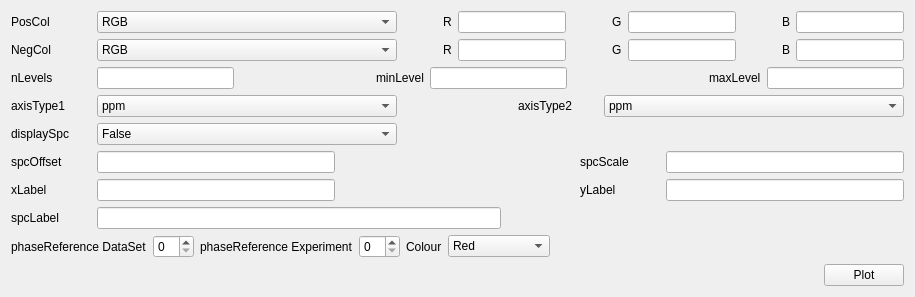
      <widget class="QWidget" name="dispParTab">
       <attribute name="title">
        <string>Display Parameters</string>
       </attribute>
       <layout class="QVBoxLayout" name="verticalLayout_4">
        <item>
         <layout class="QHBoxLayout" name="horizontalLayout_13">
          <item>
           <widget class="QLabel" name="label_36">
            <property name="minimumSize">
             <size>
              <width>80</width>
              <height>0</height>
             </size>
            </property>
            <property name="text">
             <string>PosCol</string>
            </property>
           </widget>
          </item>
          <item>
           <widget class="QComboBox" name="posCol">
            <property name="minimumSize">
             <size>
              <width>300</width>
              <height>0</height>
             </size>
            </property>
            <item>
             <property name="text">
              <string>RGB</string>
             </property>
            </item>
            <item>
             <property name="text">
              <string>Red</string>
             </property>
            </item>
            <item>
             <property name="text">
              <string>Green</string>
             </property>
            </item>
            <item>
             <property name="text">
              <string>Blue</string>
             </property>
            </item>
            <item>
             <property name="text">
              <string>Black</string>
             </property>
            </item>
            <item>
             <property name="text">
              <string>Cyan</string>
             </property>
            </item>
            <item>
             <property name="text">
              <string>Magenta</string>
             </property>
            </item>
            <item>
             <property name="text">
              <string>Yellow</string>
             </property>
            </item>
            <item>
             <property name="text">
              <string>Gray</string>
             </property>
            </item>
            <item>
             <property name="text">
              <string>darkRed</string>
             </property>
            </item>
            <item>
             <property name="text">
              <string>darkGreen</string>
             </property>
            </item>
            <item>
             <property name="text">
              <string>darkBlue</string>
             </property>
            </item>
            <item>
             <property name="text">
              <string>darkCyan</string>
             </property>
            </item>
            <item>
             <property name="text">
              <string>darkMagenta</string>
             </property>
            </item>
           </widget>
          </item>
          <item>
           <spacer name="horizontalSpacer_22">
            <property name="orientation">
             <enum>Qt::Horizontal</enum>
            </property>
            <property name="sizeHint" stdset="0">
             <size>
              <width>40</width>
              <height>20</height>
             </size>
            </property>
           </spacer>
          </item>
          <item>
           <widget class="QLabel" name="label_35">
            <property name="text">
             <string>R</string>
            </property>
           </widget>
          </item>
          <item>
           <widget class="QLineEdit" name="posColR">
            <property name="alignment">
             <set>Qt::AlignCenter</set>
            </property>
           </widget>
          </item>
          <item>
           <spacer name="horizontalSpacer_20">
            <property name="orientation">
             <enum>Qt::Horizontal</enum>
            </property>
            <property name="sizeHint" stdset="0">
             <size>
              <width>40</width>
              <height>20</height>
             </size>
            </property>
           </spacer>
          </item>
          <item>
           <widget class="QLabel" name="label_33">
            <property name="text">
             <string>G</string>
            </property>
           </widget>
          </item>
          <item>
           <widget class="QLineEdit" name="posColG">
            <property name="alignment">
             <set>Qt::AlignCenter</set>
            </property>
           </widget>
          </item>
          <item>
           <spacer name="horizontalSpacer_18">
            <property name="orientation">
             <enum>Qt::Horizontal</enum>
            </property>
            <property name="sizeHint" stdset="0">
             <size>
              <width>40</width>
              <height>20</height>
             </size>
            </property>
           </spacer>
          </item>
          <item>
           <widget class="QLabel" name="label_31">
            <property name="text">
             <string>B</string>
            </property>
           </widget>
          </item>
          <item>
           <widget class="QLineEdit" name="posColB">
            <property name="alignment">
             <set>Qt::AlignCenter</set>
            </property>
           </widget>
          </item>
         </layout>
        </item>
        <item>
         <layout class="QHBoxLayout" name="horizontalLayout_15">
          <item>
           <widget class="QLabel" name="label_37">
            <property name="minimumSize">
             <size>
              <width>80</width>
              <height>0</height>
             </size>
            </property>
            <property name="text">
             <string>NegCol</string>
            </property>
           </widget>
          </item>
          <item>
           <widget class="QComboBox" name="negCol">
            <property name="minimumSize">
             <size>
              <width>300</width>
              <height>0</height>
             </size>
            </property>
            <item>
             <property name="text">
              <string>RGB</string>
             </property>
            </item>
            <item>
             <property name="text">
              <string>Red</string>
             </property>
            </item>
            <item>
             <property name="text">
              <string>Green</string>
             </property>
            </item>
            <item>
             <property name="text">
              <string>Blue</string>
             </property>
            </item>
            <item>
             <property name="text">
              <string>Black</string>
             </property>
            </item>
            <item>
             <property name="text">
              <string>Cyan</string>
             </property>
            </item>
            <item>
             <property name="text">
              <string>Magenta</string>
             </property>
            </item>
            <item>
             <property name="text">
              <string>Yellow</string>
             </property>
            </item>
            <item>
             <property name="text">
              <string>Gray</string>
             </property>
            </item>
            <item>
             <property name="text">
              <string>darkRed</string>
             </property>
            </item>
            <item>
             <property name="text">
              <string>darkGreen</string>
             </property>
            </item>
            <item>
             <property name="text">
              <string>darkBlue</string>
             </property>
            </item>
            <item>
             <property name="text">
              <string>darkCyan</string>
             </property>
            </item>
            <item>
             <property name="text">
              <string>darkMagenta</string>
             </property>
            </item>
           </widget>
          </item>
          <item>
           <spacer name="horizontalSpacer_23">
            <property name="orientation">
             <enum>Qt::Horizontal</enum>
            </property>
            <property name="sizeHint" stdset="0">
             <size>
              <width>40</width>
              <height>20</height>
             </size>
            </property>
           </spacer>
          </item>
          <item>
           <widget class="QLabel" name="label_34">
            <property name="text">
             <string>R</string>
            </property>
           </widget>
          </item>
          <item>
           <widget class="QLineEdit" name="negColR">
            <property name="alignment">
             <set>Qt::AlignCenter</set>
            </property>
           </widget>
          </item>
          <item>
           <spacer name="horizontalSpacer_21">
            <property name="orientation">
             <enum>Qt::Horizontal</enum>
            </property>
            <property name="sizeHint" stdset="0">
             <size>
              <width>40</width>
              <height>20</height>
             </size>
            </property>
           </spacer>
          </item>
          <item>
           <widget class="QLabel" name="label_32">
            <property name="text">
             <string>G</string>
            </property>
           </widget>
          </item>
          <item>
           <widget class="QLineEdit" name="negColG">
            <property name="alignment">
             <set>Qt::AlignCenter</set>
            </property>
           </widget>
          </item>
          <item>
           <spacer name="horizontalSpacer_19">
            <property name="orientation">
             <enum>Qt::Horizontal</enum>
            </property>
            <property name="sizeHint" stdset="0">
             <size>
              <width>40</width>
              <height>20</height>
             </size>
            </property>
           </spacer>
          </item>
          <item>
           <widget class="QLabel" name="label_30">
            <property name="text">
             <string>B</string>
            </property>
           </widget>
          </item>
          <item>
           <widget class="QLineEdit" name="negColB">
            <property name="alignment">
             <set>Qt::AlignCenter</set>
            </property>
           </widget>
          </item>
         </layout>
        </item>
        <item>
         <layout class="QHBoxLayout" name="horizontalLayout_16">
          <item>
           <widget class="QLabel" name="label_29">
            <property name="minimumSize">
             <size>
              <width>80</width>
              <height>0</height>
             </size>
            </property>
            <property name="text">
             <string>nLevels</string>
            </property>
           </widget>
          </item>
          <item>
           <widget class="QLineEdit" name="nLevels">
            <property name="alignment">
             <set>Qt::AlignCenter</set>
            </property>
           </widget>
          </item>
          <item>
           <spacer name="horizontalSpacer_17">
            <property name="orientation">
             <enum>Qt::Horizontal</enum>
            </property>
            <property name="sizeHint" stdset="0">
             <size>
              <width>40</width>
              <height>20</height>
             </size>
            </property>
           </spacer>
          </item>
          <item>
           <widget class="QLabel" name="label_28">
            <property name="text">
             <string>minLevel</string>
            </property>
           </widget>
          </item>
          <item>
           <widget class="QLineEdit" name="minLevel">
            <property name="alignment">
             <set>Qt::AlignCenter</set>
            </property>
           </widget>
          </item>
          <item>
           <spacer name="horizontalSpacer_16">
            <property name="orientation">
             <enum>Qt::Horizontal</enum>
            </property>
            <property name="sizeHint" stdset="0">
             <size>
              <width>40</width>
              <height>20</height>
             </size>
            </property>
           </spacer>
          </item>
          <item>
           <widget class="QLabel" name="label_27">
            <property name="text">
             <string>maxLevel</string>
            </property>
           </widget>
          </item>
          <item>
           <widget class="QLineEdit" name="maxLevel">
            <property name="alignment">
             <set>Qt::AlignCenter</set>
            </property>
           </widget>
          </item>
         </layout>
        </item>
        <item>
         <layout class="QHBoxLayout" name="horizontalLayout_17">
          <item>
           <widget class="QLabel" name="label_26">
            <property name="minimumSize">
             <size>
              <width>80</width>
              <height>0</height>
             </size>
            </property>
            <property name="text">
             <string>axisType1</string>
            </property>
           </widget>
          </item>
          <item>
           <widget class="QComboBox" name="axisType1">
            <property name="minimumSize">
             <size>
              <width>300</width>
              <height>0</height>
             </size>
            </property>
            <item>
             <property name="text">
              <string>ppm</string>
             </property>
            </item>
            <item>
             <property name="text">
              <string>Hz</string>
             </property>
            </item>
           </widget>
          </item>
          <item>
           <spacer name="horizontalSpacer_15">
            <property name="orientation">
             <enum>Qt::Horizontal</enum>
            </property>
            <property name="sizeHint" stdset="0">
             <size>
              <width>40</width>
              <height>20</height>
             </size>
            </property>
           </spacer>
          </item>
          <item>
           <widget class="QLabel" name="label_25">
            <property name="minimumSize">
             <size>
              <width>80</width>
              <height>0</height>
             </size>
            </property>
            <property name="text">
             <string>axisType2</string>
            </property>
           </widget>
          </item>
          <item>
           <widget class="QComboBox" name="axisType2">
            <property name="minimumSize">
             <size>
              <width>300</width>
              <height>0</height>
             </size>
            </property>
            <item>
             <property name="text">
              <string>ppm</string>
             </property>
            </item>
            <item>
             <property name="text">
              <string>Hz</string>
             </property>
            </item>
           </widget>
          </item>
         </layout>
        </item>
        <item>
         <layout class="QHBoxLayout" name="horizontalLayout_18">
          <item>
           <widget class="QLabel" name="label_24">
            <property name="minimumSize">
             <size>
              <width>80</width>
              <height>0</height>
             </size>
            </property>
            <property name="text">
             <string>displaySpc</string>
            </property>
           </widget>
          </item>
          <item>
           <widget class="QComboBox" name="displaySpc">
            <property name="minimumSize">
             <size>
              <width>300</width>
              <height>0</height>
             </size>
            </property>
            <item>
             <property name="text">
              <string>False</string>
             </property>
            </item>
            <item>
             <property name="text">
              <string>True</string>
             </property>
            </item>
           </widget>
          </item>
          <item>
           <spacer name="horizontalSpacer_9">
            <property name="orientation">
             <enum>Qt::Horizontal</enum>
            </property>
            <property name="sizeHint" stdset="0">
             <size>
              <width>40</width>
              <height>20</height>
             </size>
            </property>
           </spacer>
          </item>
         </layout>
        </item>
        <item>
         <layout class="QHBoxLayout" name="horizontalLayout_19">
          <item>
           <widget class="QLabel" name="label_23">
            <property name="minimumSize">
             <size>
              <width>80</width>
              <height>0</height>
             </size>
            </property>
            <property name="text">
             <string>spcOffset</string>
            </property>
           </widget>
          </item>
          <item>
           <widget class="QLineEdit" name="spcOffset">
            <property name="minimumSize">
             <size>
              <width>200</width>
              <height>0</height>
             </size>
            </property>
            <property name="alignment">
             <set>Qt::AlignCenter</set>
            </property>
           </widget>
          </item>
          <item>
           <spacer name="horizontalSpacer_14">
            <property name="orientation">
             <enum>Qt::Horizontal</enum>
            </property>
            <property name="sizeHint" stdset="0">
             <size>
              <width>40</width>
              <height>20</height>
             </size>
            </property>
           </spacer>
          </item>
          <item>
           <widget class="QLabel" name="label_22">
            <property name="minimumSize">
             <size>
              <width>80</width>
              <height>0</height>
             </size>
            </property>
            <property name="text">
             <string>spcScale</string>
            </property>
           </widget>
          </item>
          <item>
           <widget class="QLineEdit" name="spcScale">
            <property name="minimumSize">
             <size>
              <width>200</width>
              <height>0</height>
             </size>
            </property>
            <property name="alignment">
             <set>Qt::AlignCenter</set>
            </property>
           </widget>
          </item>
         </layout>
        </item>
        <item>
         <layout class="QHBoxLayout" name="horizontalLayout_20">
          <item>
           <widget class="QLabel" name="label_21">
            <property name="minimumSize">
             <size>
              <width>80</width>
              <height>0</height>
             </size>
            </property>
            <property name="text">
             <string>xLabel</string>
            </property>
           </widget>
          </item>
          <item>
           <widget class="QLineEdit" name="xLabel">
            <property name="minimumSize">
             <size>
              <width>200</width>
              <height>0</height>
             </size>
            </property>
            <property name="alignment">
             <set>Qt::AlignCenter</set>
            </property>
           </widget>
          </item>
          <item>
           <spacer name="horizontalSpacer_13">
            <property name="orientation">
             <enum>Qt::Horizontal</enum>
            </property>
            <property name="sizeHint" stdset="0">
             <size>
              <width>40</width>
              <height>20</height>
             </size>
            </property>
           </spacer>
          </item>
          <item>
           <widget class="QLabel" name="label_20">
            <property name="minimumSize">
             <size>
              <width>80</width>
              <height>0</height>
             </size>
            </property>
            <property name="text">
             <string>yLabel</string>
            </property>
           </widget>
          </item>
          <item>
           <widget class="QLineEdit" name="yLabel">
            <property name="minimumSize">
             <size>
              <width>200</width>
              <height>0</height>
             </size>
            </property>
            <property name="alignment">
             <set>Qt::AlignCenter</set>
            </property>
           </widget>
          </item>
         </layout>
        </item>
        <item>
         <layout class="QHBoxLayout" name="horizontalLayout_21">
          <item>
           <widget class="QLabel" name="label_19">
            <property name="minimumSize">
             <size>
              <width>80</width>
              <height>0</height>
             </size>
            </property>
            <property name="text">
             <string>spcLabel </string>
            </property>
           </widget>
          </item>
          <item>
           <widget class="QLineEdit" name="spcLabel">
            <property name="minimumSize">
             <size>
              <width>300</width>
              <height>0</height>
             </size>
            </property>
            <property name="alignment">
             <set>Qt::AlignCenter</set>
            </property>
           </widget>
          </item>
          <item>
           <spacer name="horizontalSpacer_6">
            <property name="orientation">
             <enum>Qt::Horizontal</enum>
            </property>
            <property name="sizeHint" stdset="0">
             <size>
              <width>40</width>
              <height>20</height>
             </size>
            </property>
           </spacer>
          </item>
         </layout>
        </item>
        <item>
         <layout class="QHBoxLayout" name="horizontalLayout_31">
          <item>
           <widget class="QLabel" name="label_46">
            <property name="text">
             <string>phaseReference DataSet</string>
            </property>
           </widget>
          </item>
          <item>
           <widget class="QSpinBox" name="phRefDS"/>
          </item>
          <item>
           <widget class="QLabel" name="label_48">
            <property name="text">
             <string>phaseReference Experiment</string>
            </property>
           </widget>
          </item>
          <item>
           <widget class="QSpinBox" name="phRefExp"/>
          </item>
          <item>
           <widget class="QLabel" name="label_49">
            <property name="text">
             <string>Colour</string>
            </property>
           </widget>
          </item>
          <item>
           <widget class="QComboBox" name="phRefColour">
            <item>
             <property name="text">
              <string>Red</string>
             </property>
            </item>
            <item>
             <property name="text">
              <string>Green</string>
             </property>
            </item>
            <item>
             <property name="text">
              <string>Blue</string>
             </property>
            </item>
            <item>
             <property name="text">
              <string>Black</string>
             </property>
            </item>
            <item>
             <property name="text">
              <string>Cyan</string>
             </property>
            </item>
            <item>
             <property name="text">
              <string>Magenta</string>
             </property>
            </item>
            <item>
             <property name="text">
              <string>Yellow</string>
             </property>
            </item>
            <item>
             <property name="text">
              <string>Gray</string>
             </property>
            </item>
            <item>
             <property name="text">
              <string>darkRed</string>
             </property>
            </item>
            <item>
             <property name="text">
              <string>darkGreen</string>
             </property>
            </item>
            <item>
             <property name="text">
              <string>darkBlue</string>
             </property>
            </item>
            <item>
             <property name="text">
              <string>darkCyan</string>
             </property>
            </item>
            <item>
             <property name="text">
              <string>darkMagenta</string>
             </property>
            </item>
           </widget>
          </item>
          <item>
           <spacer name="horizontalSpacer_12">
            <property name="orientation">
             <enum>Qt::Horizontal</enum>
            </property>
            <property name="sizeHint" stdset="0">
             <size>
              <width>40</width>
              <height>20</height>
             </size>
            </property>
           </spacer>
          </item>
         </layout>
        </item>
        <item>
         <layout class="QHBoxLayout" name="horizontalLayout_22">
          <item>
           <spacer name="horizontalSpacer_5">
            <property name="orientation">
             <enum>Qt::Horizontal</enum>
            </property>
            <property name="sizeHint" stdset="0">
             <size>
              <width>40</width>
              <height>20</height>
             </size>
            </property>
           </spacer>
          </item>
          <item>
           <widget class="QPushButton" name="dispPlotButton">
            <property name="text">
             <string>Plot</string>
            </property>
           </widget>
          </item>
         </layout>
        </item>
       </layout>
      </widget>
